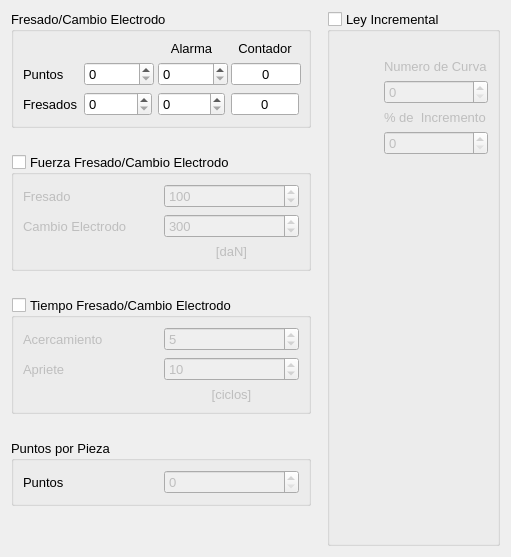
           <widget class="QWidget" name="tab">
            <attribute name="title">
             <string>Servicios</string>
            </attribute>
            <layout class="QGridLayout" name="gridLayout_31">
             <item row="0" column="1">
              <spacer name="horizontalSpacer_6">
               <property name="orientation">
                <enum>Qt::Horizontal</enum>
               </property>
               <property name="sizeType">
                <enum>QSizePolicy::Fixed</enum>
               </property>
               <property name="sizeHint" stdset="0">
                <size>
                 <width>10</width>
                 <height>20</height>
                </size>
               </property>
              </spacer>
             </item>
             <item row="0" column="0">
              <layout class="QGridLayout" name="gridLayout_28">
               <item row="7" column="0">
                <spacer name="verticalSpacer_7">
                 <property name="orientation">
                  <enum>Qt::Vertical</enum>
                 </property>
                 <property name="sizeHint" stdset="0">
                  <size>
                   <width>20</width>
                   <height>40</height>
                  </size>
                 </property>
                </spacer>
               </item>
               <item row="1" column="0">
                <spacer name="verticalSpacer_22">
                 <property name="orientation">
                  <enum>Qt::Vertical</enum>
                 </property>
                 <property name="sizeType">
                  <enum>QSizePolicy::Preferred</enum>
                 </property>
                 <property name="sizeHint" stdset="0">
                  <size>
                   <width>20</width>
                   <height>20</height>
                  </size>
                 </property>
                </spacer>
               </item>
               <item row="5" column="0">
                <spacer name="verticalSpacer_11">
                 <property name="orientation">
                  <enum>Qt::Vertical</enum>
                 </property>
                 <property name="sizeType">
                  <enum>QSizePolicy::Preferred</enum>
                 </property>
                 <property name="sizeHint" stdset="0">
                  <size>
                   <width>20</width>
                   <height>20</height>
                  </size>
                 </property>
                </spacer>
               </item>
               <item row="0" column="0">
                <widget class="QGroupBox" name="groupBox_3">
                 <property name="minimumSize">
                  <size>
                   <width>0</width>
                   <height>0</height>
                  </size>
                 </property>
                 <property name="maximumSize">
                  <size>
                   <width>300</width>
                   <height>16777215</height>
                  </size>
                 </property>
                 <property name="font">
                  <font>
                   <pointsize>10</pointsize>
                  </font>
                 </property>
                 <property name="title">
                  <string>Fresado/Cambio Electrodo</string>
                 </property>
                 <layout class="QGridLayout" name="gridLayout_25">
                  <item row="1" column="3">
                   <widget class="QSpinBox" name="caja_48">
                    <property name="minimumSize">
                     <size>
                      <width>70</width>
                      <height>0</height>
                     </size>
                    </property>
                    <property name="alignment">
                     <set>Qt::AlignCenter</set>
                    </property>
                    <property name="readOnly">
                     <bool>false</bool>
                    </property>
                    <property name="buttonSymbols">
                     <enum>QAbstractSpinBox::NoButtons</enum>
                    </property>
                    <property name="maximum">
                     <number>9999</number>
                    </property>
                   </widget>
                  </item>
                  <item row="2" column="3">
                   <widget class="QSpinBox" name="caja_49">
                    <property name="minimumSize">
                     <size>
                      <width>50</width>
                      <height>0</height>
                     </size>
                    </property>
                    <property name="alignment">
                     <set>Qt::AlignCenter</set>
                    </property>
                    <property name="readOnly">
                     <bool>false</bool>
                    </property>
                    <property name="buttonSymbols">
                     <enum>QAbstractSpinBox::NoButtons</enum>
                    </property>
                    <property name="maximum">
                     <number>99</number>
                    </property>
                   </widget>
                  </item>
                  <item row="0" column="3">
                   <widget class="QLabel" name="label_64">
                    <property name="text">
                     <string>Contador</string>
                    </property>
                    <property name="alignment">
                     <set>Qt::AlignCenter</set>
                    </property>
                   </widget>
                  </item>
                  <item row="2" column="1">
                   <widget class="QSpinBox" name="caja_40">
                    <property name="minimumSize">
                     <size>
                      <width>50</width>
                      <height>0</height>
                     </size>
                    </property>
                    <property name="font">
                     <font>
                      <pointsize>10</pointsize>
                     </font>
                    </property>
                   </widget>
                  </item>
                  <item row="1" column="1">
                   <widget class="QSpinBox" name="caja_39">
                    <property name="minimumSize">
                     <size>
                      <width>70</width>
                      <height>0</height>
                     </size>
                    </property>
                    <property name="maximumSize">
                     <size>
                      <width>16777215</width>
                      <height>16777215</height>
                     </size>
                    </property>
                    <property name="font">
                     <font>
                      <pointsize>10</pointsize>
                     </font>
                    </property>
                    <property name="maximum">
                     <number>9999</number>
                    </property>
                   </widget>
                  </item>
                  <item row="2" column="2">
                   <widget class="QSpinBox" name="caja_42">
                    <property name="minimumSize">
                     <size>
                      <width>50</width>
                      <height>0</height>
                     </size>
                    </property>
                   </widget>
                  </item>
                  <item row="1" column="0">
                   <widget class="QLabel" name="label_21">
                    <property name="text">
                     <string>Puntos</string>
                    </property>
                   </widget>
                  </item>
                  <item row="0" column="2">
                   <widget class="QLabel" name="label_63">
                    <property name="text">
                     <string>Alarma</string>
                    </property>
                    <property name="alignment">
                     <set>Qt::AlignCenter</set>
                    </property>
                   </widget>
                  </item>
                  <item row="1" column="2">
                   <widget class="QSpinBox" name="caja_41">
                    <property name="minimumSize">
                     <size>
                      <width>70</width>
                      <height>0</height>
                     </size>
                    </property>
                   </widget>
                  </item>
                  <item row="2" column="0">
                   <widget class="QLabel" name="label_23">
                    <property name="text">
                     <string>Fresados</string>
                    </property>
                   </widget>
                  </item>
                 </layout>
                </widget>
               </item>
               <item row="6" column="0">
                <widget class="QGroupBox" name="groupBox_4">
                 <property name="minimumSize">
                  <size>
                   <width>300</width>
                   <height>0</height>
                  </size>
                 </property>
                 <property name="maximumSize">
                  <size>
                   <width>200</width>
                   <height>16777215</height>
                  </size>
                 </property>
                 <property name="font">
                  <font>
                   <pointsize>10</pointsize>
                  </font>
                 </property>
                 <property name="title">
                  <string>Puntos por Pieza</string>
                 </property>
                 <layout class="QGridLayout" name="gridLayout_29">
                  <item row="0" column="0">
                   <widget class="QLabel" name="label_51">
                    <property name="text">
                     <string>Puntos</string>
                    </property>
                   </widget>
                  </item>
                  <item row="0" column="1">
                   <widget class="QSpinBox" name="caja_45">
                    <property name="enabled">
                     <bool>false</bool>
                    </property>
                    <property name="minimumSize">
                     <size>
                      <width>100</width>
                      <height>0</height>
                     </size>
                    </property>
                    <property name="font">
                     <font>
                      <pointsize>10</pointsize>
                     </font>
                    </property>
                    <property name="maximum">
                     <number>9999</number>
                    </property>
                   </widget>
                  </item>
                 </layout>
                </widget>
               </item>
               <item row="2" column="0">
                <widget class="QGroupBox" name="groupBox_7">
                 <property name="minimumSize">
                  <size>
                   <width>0</width>
                   <height>0</height>
                  </size>
                 </property>
                 <property name="maximumSize">
                  <size>
                   <width>300</width>
                   <height>16777215</height>
                  </size>
                 </property>
                 <property name="font">
                  <font>
                   <pointsize>10</pointsize>
                  </font>
                 </property>
                 <property name="title">
                  <string>Fuerza Fresado/Cambio Electrodo</string>
                 </property>
                 <property name="checkable">
                  <bool>true</bool>
                 </property>
                 <property name="checked">
                  <bool>false</bool>
                 </property>
                 <layout class="QGridLayout" name="gridLayout_9">
                  <item row="1" column="1">
                   <widget class="QSpinBox" name="caja_47">
                    <property name="minimumSize">
                     <size>
                      <width>100</width>
                      <height>0</height>
                     </size>
                    </property>
                    <property name="maximumSize">
                     <size>
                      <width>16777215</width>
                      <height>16777215</height>
                     </size>
                    </property>
                    <property name="minimum">
                     <number>1</number>
                    </property>
                    <property name="maximum">
                     <number>999</number>
                    </property>
                    <property name="value">
                     <number>300</number>
                    </property>
                   </widget>
                  </item>
                  <item row="0" column="0">
                   <widget class="QLabel" name="label_67">
                    <property name="text">
                     <string>Fresado</string>
                    </property>
                   </widget>
                  </item>
                  <item row="2" column="1">
                   <widget class="QLabel" name="label_68">
                    <property name="maximumSize">
                     <size>
                      <width>300</width>
                      <height>16777215</height>
                     </size>
                    </property>
                    <property name="text">
                     <string>[daN]</string>
                    </property>
                    <property name="alignment">
                     <set>Qt::AlignCenter</set>
                    </property>
                   </widget>
                  </item>
                  <item row="1" column="0">
                   <widget class="QLabel" name="label_65">
                    <property name="text">
                     <string>Cambio Electrodo</string>
                    </property>
                    <property name="alignment">
                     <set>Qt::AlignLeading|Qt::AlignLeft|Qt::AlignVCenter</set>
                    </property>
                   </widget>
                  </item>
                  <item row="0" column="1">
                   <widget class="QSpinBox" name="caja_46">
                    <property name="minimumSize">
                     <size>
                      <width>100</width>
                      <height>0</height>
                     </size>
                    </property>
                    <property name="minimum">
                     <number>1</number>
                    </property>
                    <property name="maximum">
                     <number>999</number>
                    </property>
                    <property name="value">
                     <number>100</number>
                    </property>
                   </widget>
                  </item>
                 </layout>
                </widget>
               </item>
               <item row="3" column="0">
                <spacer name="verticalSpacer_26">
                 <property name="orientation">
                  <enum>Qt::Vertical</enum>
                 </property>
                 <property name="sizeType">
                  <enum>QSizePolicy::Preferred</enum>
                 </property>
                 <property name="sizeHint" stdset="0">
                  <size>
                   <width>20</width>
                   <height>20</height>
                  </size>
                 </property>
                </spacer>
               </item>
               <item row="4" column="0">
                <widget class="QGroupBox" name="groupBox_9">
                 <property name="minimumSize">
                  <size>
                   <width>0</width>
                   <height>0</height>
                  </size>
                 </property>
                 <property name="maximumSize">
                  <size>
                   <width>300</width>
                   <height>16777215</height>
                  </size>
                 </property>
                 <property name="font">
                  <font>
                   <pointsize>10</pointsize>
                  </font>
                 </property>
                 <property name="title">
                  <string>Tiempo Fresado/Cambio Electrodo</string>
                 </property>
                 <property name="checkable">
                  <bool>true</bool>
                 </property>
                 <property name="checked">
                  <bool>false</bool>
                 </property>
                 <layout class="QGridLayout" name="gridLayout_10">
                  <item row="2" column="1">
                   <widget class="QLabel" name="label_70">
                    <property name="text">
                     <string>[ciclos]</string>
                    </property>
                    <property name="alignment">
                     <set>Qt::AlignCenter</set>
                    </property>
                   </widget>
                  </item>
                  <item row="0" column="0">
                   <widget class="QLabel" name="label_69">
                    <property name="text">
                     <string>Acercamiento</string>
                    </property>
                   </widget>
                  </item>
                  <item row="0" column="1">
                   <widget class="QSpinBox" name="caja_43">
                    <property name="minimumSize">
                     <size>
                      <width>100</width>
                      <height>0</height>
                     </size>
                    </property>
                    <property name="minimum">
                     <number>1</number>
                    </property>
                    <property name="maximum">
                     <number>999</number>
                    </property>
                    <property name="value">
                     <number>5</number>
                    </property>
                   </widget>
                  </item>
                  <item row="1" column="1">
                   <widget class="QSpinBox" name="caja_44">
                    <property name="minimumSize">
                     <size>
                      <width>100</width>
                      <height>0</height>
                     </size>
                    </property>
                    <property name="minimum">
                     <number>1</number>
                    </property>
                    <property name="maximum">
                     <number>999</number>
                    </property>
                    <property name="value">
                     <number>10</number>
                    </property>
                   </widget>
                  </item>
                  <item row="1" column="0">
                   <widget class="QLabel" name="label_66">
                    <property name="text">
                     <string>Apriete</string>
                    </property>
                   </widget>
                  </item>
                 </layout>
                </widget>
               </item>
              </layout>
             </item>
             <item row="0" column="2">
              <widget class="QGroupBox" name="groupBox_5">
               <property name="font">
                <font>
                 <pointsize>10</pointsize>
                </font>
               </property>
               <property name="title">
                <string>Ley Incremental</string>
               </property>
               <property name="checkable">
                <bool>true</bool>
               </property>
               <property name="checked">
                <bool>false</bool>
               </property>
               <layout class="QHBoxLayout" name="horizontalLayout_4">
                <item>
                 <layout class="QGridLayout" name="gridLayout_2">
                  <property name="margin">
                   <number>0</number>
                  </property>
                  <property name="spacing">
                   <number>6</number>
                  </property>
                  <item row="0" column="0">
                   <spacer name="horizontalSpacer_8">
                    <property name="orientation">
                     <enum>Qt::Horizontal</enum>
                    </property>
                    <property name="sizeHint" stdset="0">
                     <size>
                      <width>40</width>
                      <height>20</height>
                     </size>
                    </property>
                   </spacer>
                  </item>
                 </layout>
                </item>
                <item>
                 <spacer name="horizontalSpacer">
                  <property name="orientation">
                   <enum>Qt::Horizontal</enum>
                  </property>
                  <property name="sizeType">
                   <enum>QSizePolicy::Fixed</enum>
                  </property>
                  <property name="sizeHint" stdset="0">
                   <size>
                    <width>5</width>
                    <height>20</height>
                   </size>
                  </property>
                 </spacer>
                </item>
                <item>
                 <layout class="QVBoxLayout" name="verticalLayout">
                  <property name="topMargin">
                   <number>18</number>
                  </property>
                  <property name="rightMargin">
                   <number>0</number>
                  </property>
                  <item>
                   <widget class="QLabel" name="label_62">
                    <property name="text">
                     <string>Numero de Curva</string>
                    </property>
                   </widget>
                  </item>
                  <item>
                   <widget class="QSpinBox" name="caja_38">
                    <property name="minimumSize">
                     <size>
                      <width>100</width>
                      <height>0</height>
                     </size>
                    </property>
                    <property name="minimum">
                     <number>0</number>
                    </property>
                    <property name="maximum">
                     <number>20</number>
                    </property>
                    <property name="value">
                     <number>0</number>
                    </property>
                   </widget>
                  </item>
                  <item>
                   <widget class="QLabel" name="label_71">
                    <property name="text">
                     <string>% de  Incremento</string>
                    </property>
                   </widget>
                  </item>
                  <item>
                   <widget class="QSpinBox" name="caja_37">
                    <property name="minimumSize">
                     <size>
                      <width>100</width>
                      <height>0</height>
                     </size>
                    </property>
                    <property name="minimum">
                     <number>0</number>
                    </property>
                    <property name="maximum">
                     <number>50</number>
                    </property>
                   </widget>
                  </item>
                  <item>
                   <spacer name="verticalSpacer_12">
                    <property name="orientation">
                     <enum>Qt::Vertical</enum>
                    </property>
                    <property name="sizeHint" stdset="0">
                     <size>
                      <width>20</width>
                      <height>40</height>
                     </size>
                    </property>
                   </spacer>
                  </item>
                 </layout>
                </item>
               </layout>
              </widget>
             </item>
            </layout>
           </widget>
